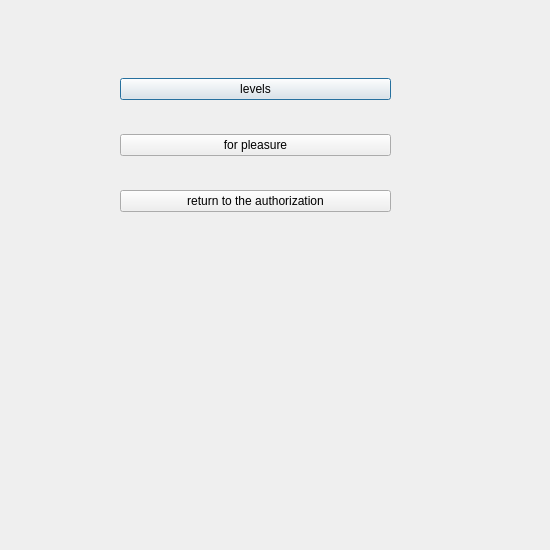
<?xml version="1.0" encoding="UTF-8"?>
<ui version="4.0">
 <class>menu1</class>
 <widget class="QDialog" name="menu1">
  <property name="geometry">
   <rect>
    <x>0</x>
    <y>0</y>
    <width>550</width>
    <height>550</height>
   </rect>
  </property>
  <property name="minimumSize">
   <size>
    <width>550</width>
    <height>550</height>
   </size>
  </property>
  <property name="maximumSize">
   <size>
    <width>550</width>
    <height>550</height>
   </size>
  </property>
  <property name="windowTitle">
   <string>Dialog</string>
  </property>
  <widget class="QWidget" name="verticalLayoutWidget">
   <property name="geometry">
    <rect>
     <x>120</x>
     <y>50</y>
     <width>271</width>
     <height>191</height>
    </rect>
   </property>
   <layout class="QVBoxLayout" name="verticalLayout">
    <item>
     <widget class="QPushButton" name="pushButton">
      <property name="text">
       <string>levels</string>
      </property>
     </widget>
    </item>
    <item>
     <widget class="QPushButton" name="pushButton_2">
      <property name="text">
       <string>for pleasure</string>
      </property>
     </widget>
    </item>
    <item>
     <widget class="QPushButton" name="pushButton_3">
      <property name="text">
       <string>return to the authorization</string>
      </property>
     </widget>
    </item>
   </layout>
  </widget>
 </widget>
 <resources/>
 <connections/>
</ui>
